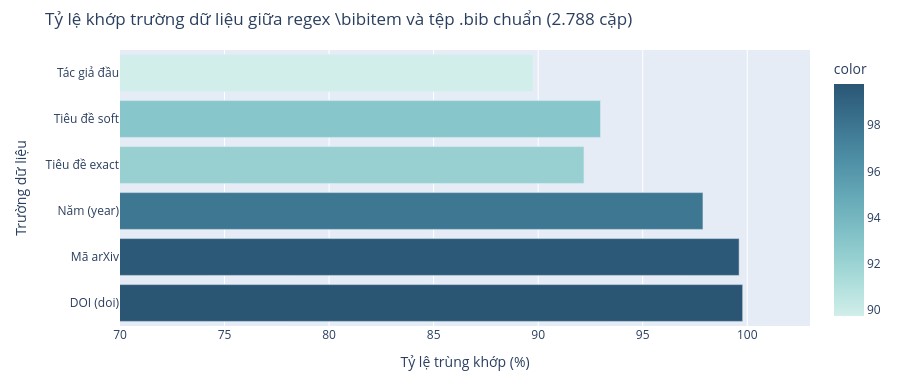

Notebook cell for this chart:
### Markdown cell above
### 5. Đánh giá khách quan trên tập đối sánh tự nhiên từ arXiv (124 version)

Để đánh giá độ chính xác của bộ trích xuất regex một cách độc lập và khách quan, nhóm khai thác **tập dữ liệu đối sánh tự nhiên gồm 124 phiên bản** (dải ID `2503`) chứa đồng thời cả tệp `.bib` gốc của tác giả và khối `\bibitem` trong văn bản TeX:
- Tệp `.bib` chuẩn do tác giả nộp đóng vai trò là tập đối chứng chuẩn hóa (Ground Truth).
- Thu thập **2.788 cặp đối ứng** có cùng `citation_key` giữa hai nguồn và đo lường tỷ lệ trùng khớp trường dữ liệu.

#### Kết quả đo lường độ đồng thuận liên nguồn (Concordance Table):

| Trường thông tin | Số cặp khớp | Mẫu số (Cả 2 nguồn có) | Tỷ lệ khớp / Cặp có trường | Tỷ lệ / Toàn bộ 2.788 cặp | Nhận xét kỹ thuật |
| :--- | :---: | :---: | :---: | :---: | :--- |
| **DOI (`doi`)** | **904** | 906 | **99,78%** | 32,42% | Định danh số chuẩn xác gần như tuyệt đối |
| **Mã arXiv (`arxiv_id`)** | **255** | 256 | **99,61%** | 9,15% | Bắt chính xác cả chuẩn mới lẫn mã chuyên ngành cũ |
| **Năm xuất bản (`year`)** | **2.635** | 2.692 | **97,88%** | 94,51% | Trích xuất năm đạt độ phủ trên 94% toàn tập |
| **Họ tác giả đầu** | **2.434** | 2.712 | **89,75%** | 87,30% | Nhận diện tác giả đạt độ tin cậy cao |
| **Tiêu đề chính xác (Exact)** | **1.511** | 1.639 | **92,19%** | 54,20% | Trùng khớp từng ký tự trên 1.639 cặp có tiêu đề |
| **Tiêu đề mềm (Soft Match)** | **1.524** | 1.639 | **92,98%** | 54,66% | Khớp chính xác hoặc bao hàm chuỗi con |

> **Ghi chú phản biện trung thực:** Có 1.149 cặp (41,2%) thiếu tiêu đề ở một trong hai nguồn. Nguyên nhân khách quan xuất phát từ quy ước xuất bản của các tạp chí Vật lý/Toán học (như APS, Springer) thường in `\bibitem` dạng rút gọn, hoàn toàn không in tên bài báo để tiết kiệm diện tích trang in. Module `collect_bib()` ưu tiên lấy bản ghi từ `.bib` khi phát hiện trùng key để khắc phục hoàn toàn hiện tượng này.

### Code cell
# Biểu đồ tương tác Plotly: Tỷ lệ khớp trường trích dẫn trên tập đối sánh tự nhiên (Hửu Duy)
fields = ['DOI (doi)', 'Mã arXiv', 'Năm (year)', 'Tiêu đề exact', 'Tiêu đề soft', 'Tác giả đầu']
match_rates = [99.78, 99.61, 97.88, 92.19, 92.98, 89.75]

fig_eval = px.bar(
    x=match_rates,
    y=fields,
    orientation='h',
    text=[f"{r:.2f}%" for r in match_rates],
    title='Tỷ lệ khớp trường dữ liệu giữa regex \\bibitem và tệp .bib chuẩn (2.788 cặp)',
    labels={'x': 'Tỷ lệ trùng khớp (%)', 'y': 'Trường dữ liệu'},
    color=match_rates,
    color_continuous_scale='Teal'
)
fig_eval.update_traces(textposition='inside', insidetextanchor='middle')
fig_eval.update_layout(xaxis=dict(range=[70, 103]), height=380, margin=dict(t=50, b=30, l=120, r=20))
fig_eval.show()

### Figure 1 — Plotly figure (JSON) as saved in the notebook; plotly's stock layout.template omitted (floating-point values rounded to 4 significant figures)
{"data": [{"alignmentgroup": "True", "hovertemplate": "Tỷ lệ trùng khớp (%)=%{x}<br>Trường dữ liệu=%{y}<br>text=%{text}<br>color=%{marker.color}<extra></extra>", "insidetextanchor": "middle", "legendgroup": "", "marker": {"color": [99.78, 99.61, 97.88, 92.19, 92.98, 89.75], "coloraxis": "coloraxis", "pattern": {"shape": ""}}, "name": "", "offsetgroup": "", "orientation": "h", "showlegend": false, "text": ["99.78%", "99.61%", "97.88%", "92.19%", "92.98%", "89.75%"], "textposition": "inside", "type": "bar", "x": [99.78, 99.61, 97.88, 92.19, 92.98, 89.75], "xaxis": "x", "y": ["DOI (doi)", "Mã arXiv", "Năm (year)", "Tiêu đề exact", "Tiêu đề soft", "Tác giả đầu"], "yaxis": "y"}], "layout": {"barmode": "relative", "coloraxis": {"colorbar": {"title": {"text": "color"}}, "colorscale": [[0.0, "rgb(209, 238, 234)"], [0.1667, "rgb(168, 219, 217)"], [0.3333, "rgb(133, 196, 201)"], [0.5, "rgb(104, 171, 184)"], [0.6667, "rgb(79, 144, 166)"], [0.8333, "rgb(59, 115, 143)"], [1.0, "rgb(42, 86, 116)"]]}, "height": 380, "legend": {"tracegroupgap": 0}, "margin": {"b": 30, "l": 120, "r": 20, "t": 50}, "title": {"text": "Tỷ lệ khớp trường dữ liệu giữa regex \\bibitem và tệp .bib chuẩn (2.788 cặp)"}, "xaxis": {"anchor": "y", "domain": [0.0, 1.0], "range": [70, 103], "title": {"text": "Tỷ lệ trùng khớp (%)"}}, "yaxis": {"anchor": "x", "domain": [0.0, 1.0], "title": {"text": "Trường dữ liệu"}}}}
